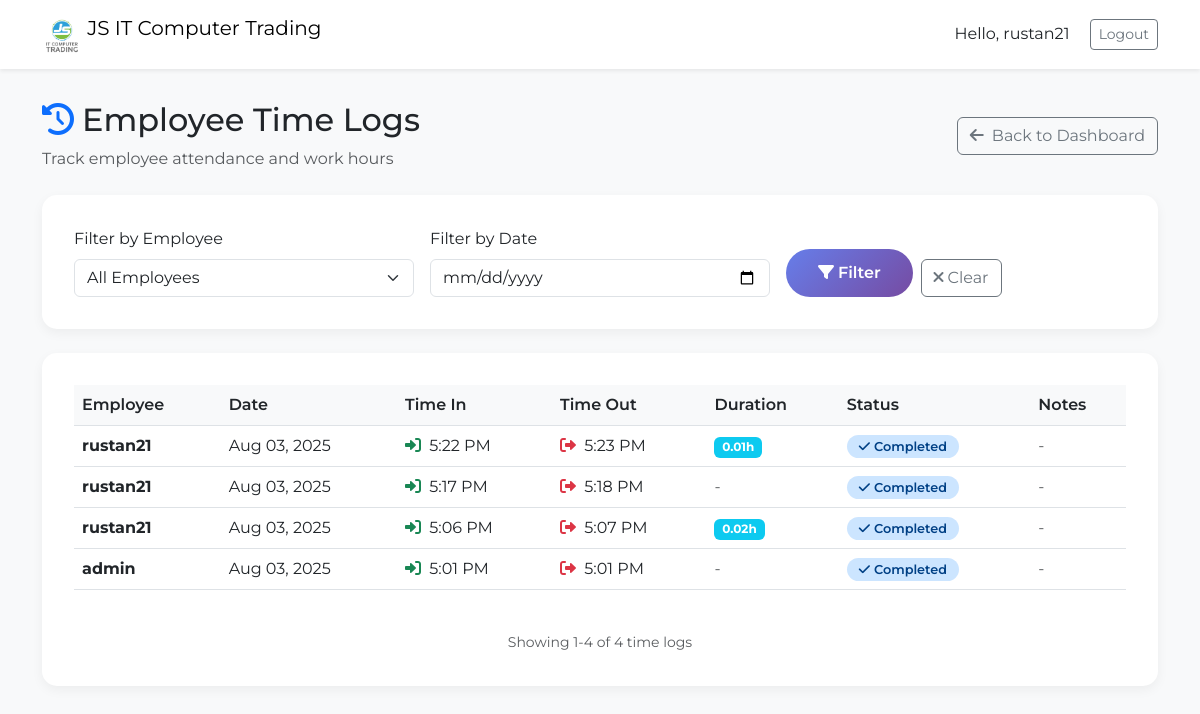
The app's page /time/logs/ (signed in), older data.
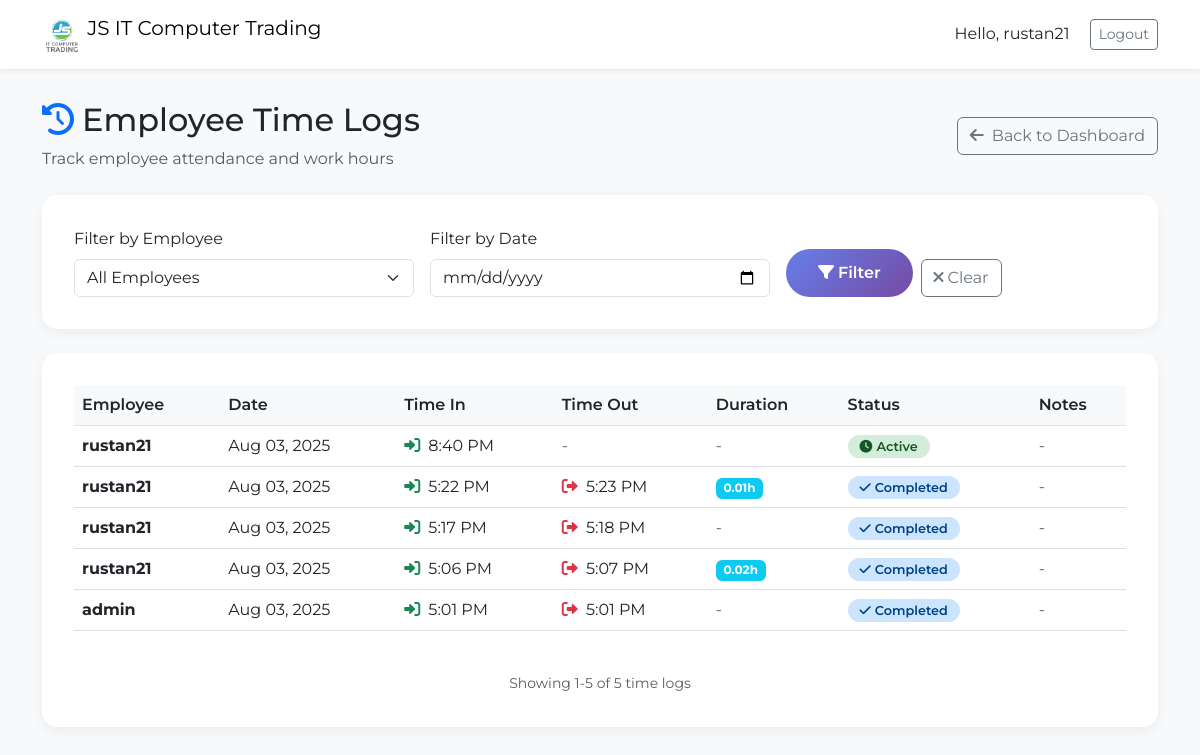
The same page, newer data.
### backend/trading/models.py (models this page shows, shortened)
class TimeLog(models.Model):
    user = models.ForeignKey(User, on_delete=models.CASCADE, verbose_name="Employee")
    time_in = models.DateTimeField(auto_now_add=True, verbose_name="Time In")
    time_out = models.DateTimeField(null=True, blank=True, verbose_name="Time Out")
    is_active = models.BooleanField(default=True, verbose_name="Active Session")
    notes = models.TextField(blank=True, verbose_name="Notes")
    class Meta:
        verbose_name = "Time Log"
        verbose_name_plural = "Time Logs"
        ordering = ['-time_in']
    @property
    def duration(self):
        if self.time_out:
            time_in = timezone.localtime(self.time_in) if timezone.is_aware(self.time_in) else timezone.make_aware(self.time_in)
            time_out = timezone.localtime(self.time_out) if timezone.is_aware(self.time_out) else timezone.make_aware(self.time_out)
            return time_out - time_in
        return None
    @property
    def duration_hours(self):
        if self.duration:
            return round(self.duration.total_seconds() / 3600, 2)
        return 0

### backend/trading/views.py (the view)
# urls.py: path('time/logs/', time_logs, name='time_logs'),
@login_required
def time_logs(request):
    time_logs = TimeLog.objects.all().order_by('-time_in')
    user_filter = request.GET.get('user')
    if user_filter:
        time_logs = time_logs.filter(user__username__icontains=user_filter)
    date_filter = request.GET.get('date')
    if date_filter:
        try:
            filter_date = datetime.strptime(date_filter, '%Y-%m-%d').date()
            time_logs = time_logs.filter(time_in__date=filter_date)
        except ValueError:
            pass
    paginator = Paginator(time_logs, 20)
    page_number = request.GET.get('page')
    page_obj = paginator.get_page(page_number)
    users = get_user_model().objects.filter(timelog__isnull=False).distinct()
    context = {
        'page_obj': page_obj,
        'users': users,
        'user_filter': user_filter,
        'date_filter': date_filter,
        'session_timeout': settings.SESSION_TIMEOUT,
    }
    return render(request, 'time_logs.html', context)

### templates/time_logs.html (shortened to what the changed rows need)
{% load static %}
<!DOCTYPE html>
<html lang="en">
<head>
  <link href="https://cdn.jsdelivr.net/npm/bootstrap@5.3.0/dist/css/bootstrap.min.css" rel="stylesheet">
  <link href="https://cdnjs.cloudflare.com/ajax/libs/font-awesome/6.0.0/css/all.min.css" rel="stylesheet">
</head>
<body>
  <div class="container">
    <div class="d-flex justify-content-between align-items-center mb-4">
      <div>
        <h2><i class="fas fa-history text-primary me-2"></i>Employee Time Logs</h2>
      </div>
    </div>
    <div class="logs-card">
      {% if page_obj %}
        <div class="table-responsive">
          <table class="table table-hover">
            <thead>
              <tr>
                <th>Employee</th>
                <th>Date</th>
                <th>Time In</th>
                <th>Time Out</th>
                <th>Duration</th>
                <th>Status</th>
                <th>Notes</th>
              </tr>
            </thead>
            <tbody>
              {% for log in page_obj %}
                <tr>
                  <td>
                    <strong>{{ log.user.username }}</strong>
                  </td>
                  <td>{{ log.time_in|date:"M d, Y" }}</td>
                  <td>
                    <i class="fas fa-sign-in-alt text-success me-1"></i>
                    {{ log.time_in|date:"g:i A" }}
                  </td>
                  <td>
                    {% if log.time_out %}
                      <i class="fas fa-sign-out-alt text-danger me-1"></i>
                      {{ log.time_out|date:"g:i A" }}
                    {% else %}
                      <span class="text-muted">-</span>
                    {% endif %}
                  </td>
                  <td>
                    {% if log.duration_hours > 0 %}
                      <span class="badge bg-info">{{ log.duration_hours }}h</span>
                    {% else %}
                      <span class="text-muted">-</span>
                    {% endif %}
                  </td>
                  <td>
                    {% if log.is_active %}
                      <span class="status-active">
                        <i class="fas fa-clock me-1"></i>Active
                      </span>
                    {% else %}
                      <span class="status-completed">
                        <i class="fas fa-check me-1"></i>Completed
                      </span>
                    {% endif %}
                  </td>
                  <td>
                    {% if log.notes %}
                      <small class="text-muted">{{ log.notes|truncatechars:30 }}</small>
                    {% else %}
                      <span class="text-muted">-</span>
                    {% endif %}
                  </td>
                </tr>
              {% endfor %}
            </tbody>
          </table>
        </div>
        <div class="text-center mt-4">
          <small class="text-muted">
            Showing {{ page_obj.start_index }}-{{ page_obj.end_index }} of {{ page_obj.paginator.count }} time logs
          </small>
        </div>
      {% endif %}
    </div>
  </div>
</body>
</html>

Row changes from the older to the newer data that the page shows:
added TimeLog: user.username "rustan21", time_in "Aug 03, 2025", time_in "8:40 PM", is_active True (drawn)
Text that changed along with them:
{{ page_obj.end_index }}: "4" → "5"
{{ page_obj.paginator.count }}: "4" → "5"
